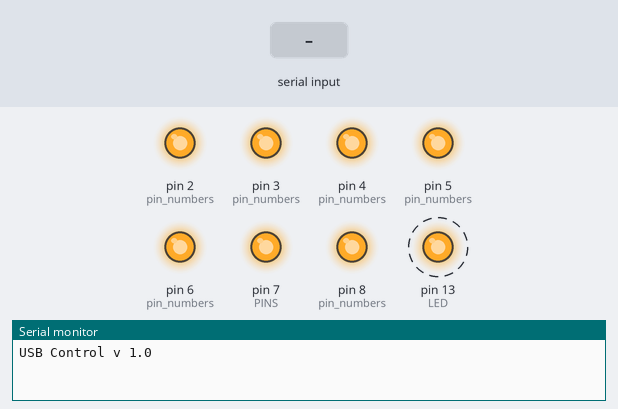
The sketch below on a simulated Arduino Uno, built with avr-gcc and run on an emulated ATmega328P. Shown: output pins drawn as LEDs (lit = HIGH), the last lines printed to the serial monitor. Dashed ring = blinking. Inputs (shaded band) come from the test bench.

Above: at 1.25 s.
1.3 s: "S90\n" received over Serial
At 1.45 s:
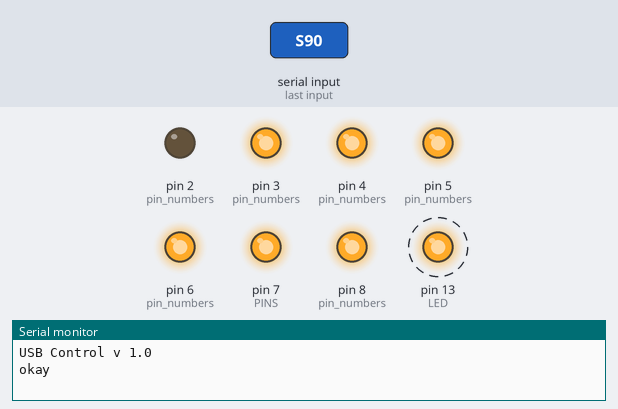
4.3 s: "S,45\n" received over Serial
At 4.45 s:
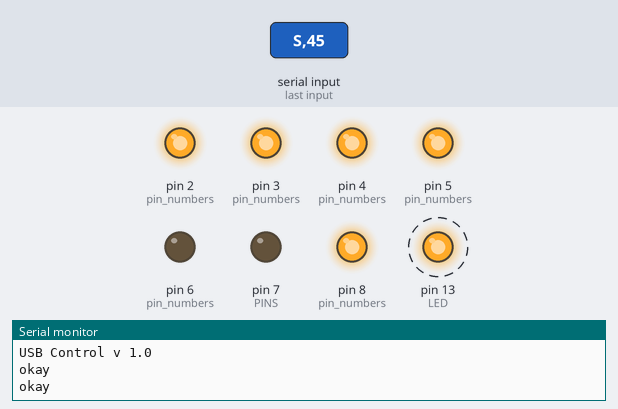
10.3 s: "R90\n" received over Serial
At 10.65 s:
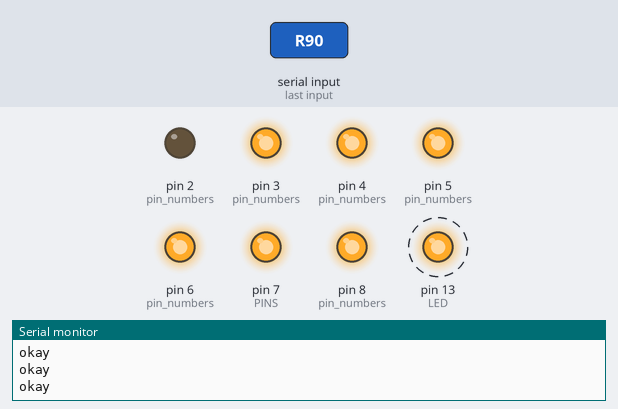
13.3 s: "R,45\n" received over Serial
At 13.65 s:
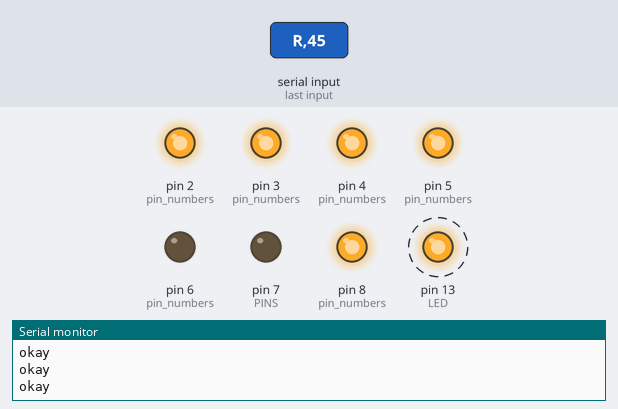
Timing chart, 0 to 17.3 s (numbered marks = the images above; inputs shaded):
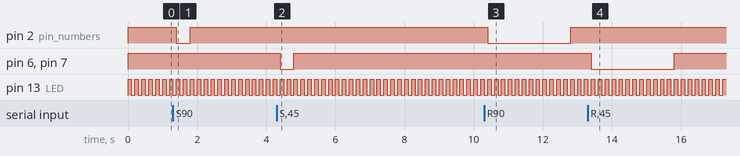

Measured:
- after the input at 1.3 s, pin 2 (pin_numbers): HIGH → LOW after 0.10 s, → HIGH 0.40 s later
- after the input at 4.3 s, pin 6 (pin_numbers), pin 7 (PINS): HIGH → LOW after 0.10 s, → HIGH 0.40 s later
- after the input at 10.3 s, pin 2 (pin_numbers): HIGH → LOW after 0.10 s, → HIGH 2.4 s later
- after the input at 13.3 s, pin 6 (pin_numbers), pin 7 (PINS): HIGH → LOW after 0.11 s, → HIGH 2.4 s later
- by itself, pin 13 (LED): alternates HIGH for 0.10 s and LOW for 0.10 s

The sketch:

usb_power.ino
```cpp
#include <Arduino.h>

#define LED 13

#define PINS 7

static const int pin_numbers[PINS] = {
  2, 3, 4, 5, 6, 7, 8,
};

class Pin
{
  int pin;
  int timer;
public:
  Pin()
  : pin(-1),
    timer(0)
  {
  }

  void init(int p)
  {
    pin = p;
    digitalWrite(p, HIGH);
    pinMode(p, OUTPUT);
  }

  void on()
  {
    digitalWrite(pin, LOW);
    timer = 5;
  }

  void off()
  {
    digitalWrite(pin, LOW);
    timer = 25;
  }

  void poll()
  {
    // called every 100ms
    if (!timer)
      return;

    timer -= 1;
    if (!timer)
    {
      digitalWrite(pin, HIGH);
    }
  }

  int get()
  {
    return timer;
  }
};

static Pin pins[PINS];

static void poll()
{
  for (int i = 0; i < PINS; i++)
  {
    pins[i].poll();
  }
}

  /*
  *
  */

static int get_ports(char *buff)
{
  int bits = 0;
  int port = 0;

  for (; *buff; buff++)
  {
    const char c = *buff;
    if ((c >= '0') && (c <= '9'))
    {
      int p = c - '0';
      bits |= 1 << p;
    }

    port += 1;
  }

  return bits;
}

static void process_line(char *buff)
{
  const int bits = get_ports(buff+1);

  switch (buff[0])
  {
    case '?' :
    {
      //  show status
      for (int i = 0; i < PINS; i++)
      {
          Serial.print(pins[i].get() ? 'X' : '-');
      }
      Serial.print("\r\n");
      return;
    }
    case 'S' : // Set
    {
      for (int i = 0; i < PINS; i++)
      {
        if ((1 << i) & bits)
        {
          pins[i].on();
        }
      }
      break;
    }
    case 'R' : // Reset
    {
      for (int i = 0; i < PINS; i++)
      {
        if ((1 << i) & bits)
        {
          pins[i].off();
        }
      }
      break;
    }
    default :
    {
      Serial.print("error\r\n");
      return;
    }
  }
  Serial.print("okay\r\n");
}

static bool command()
{
  if (!Serial.available())
    return false;

  static char buff[32];
  static int idx = 0;

  int c = Serial.read();

  buff[idx] = c;
  idx += 1;

  if (idx >= sizeof(buff))
  {
    idx = 0;
    return false;
  }

  buff[idx] = '\0';

  if (c == '\n')
  {
    idx = 0;
    process_line(buff);
  }

  return true;
}

  /*
  *
  */

void setup()
{
  pinMode(LED, OUTPUT);

  for (int i = 0; i < PINS; i++)
  {
    pins[i].init(pin_numbers[i]);
  }

  Serial.begin(9600);
  Serial.print("USB Control v 1.0\r\n");
}

void loop()
{
  static bool state = true;
  digitalWrite(LED, state ? HIGH : LOW);

  state = !state;

  while (command())
    ;

  poll();
  delay(100); // ms
}

// FIN
```
